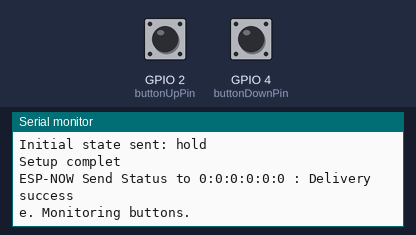
Bench run of a sketch on a simulated ESP32. On the bench: the last lines printed to the serial monitor. The inputs (shaded band) are chosen by the test bench; at power-on: GPIO 2 (buttonUpPin) HIGH, GPIO 4 (buttonDownPin) HIGH.

Above: at 1.2 s.
1.3 s: GPIO 2 (buttonUpPin) pulled LOW for 0.15 s
At 2.1 s:
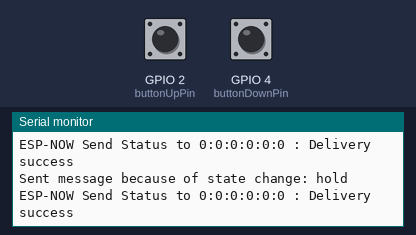
3.0 s: GPIO 4 (buttonDownPin) pulled LOW for 0.15 s
At 3.2 s:
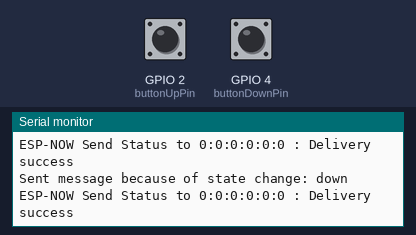

The sketch:

ESP32_controller.ino
```cpp
#include <esp_now.h>
#include <WiFi.h>

//gateway address configuration
uint8_t gatewayAddress[] = {0x1C, 0x69, 0x20, 0xCC, 0xD5, 0xBC};

//esp32 button pins
const int buttonUpPin = 2;
const int buttonDownPin = 4;

esp_now_peer_info_t peerInfo;

int lastRawButtonUpState = HIGH;
int lastRawButtonDownState = HIGH;
int currentDebouncedButtonUpState = HIGH;
int currentDebouncedButtonDownState = HIGH;

String lastMessageActuallySent = "";
unsigned long lastDebounceTimeUp = 0;
unsigned long lastDebounceTimeDown = 0;
unsigned long debounceDelay = 50;

void OnDataSent(const uint8_t *mac_addr, esp_now_send_status_t status) {
  Serial.print("\r\nESP-NOW Send Status to ");
  for (int i = 0; i < 6; i++) {
    Serial.print(mac_addr[i], HEX);
    if (i < 5) Serial.print(":");
  }
  Serial.print(" : ");
  if (status == ESP_NOW_SEND_SUCCESS) {
    Serial.println("Delivery success");
  } else {
    Serial.println("Delivery fail");
  }
}

void setup() {
  Serial.begin(115200);
  while (!Serial) {
    delay(10);
  }
  Serial.println("\nESP32 ESP-NOW Button Sender");

  WiFi.mode(WIFI_STA);
  Serial.print("This ESP32 (Sender) MAC Address: ");
  Serial.println(WiFi.macAddress());

  if (esp_now_init() != ESP_OK) {
    Serial.println("Error initializing ESP-NOW");
    while (1) delay(1000);
  }
  Serial.println("ESP-NOW Initialized.");

  esp_now_register_send_cb(OnDataSent);

  memcpy(peerInfo.peer_addr, gatewayAddress, 6);
  peerInfo.channel = 0;
  peerInfo.encrypt = false;

  if (esp_now_add_peer(&peerInfo) != ESP_OK) {
    Serial.println("Failed to add peer");
    while (1) delay(1000);
  }
  Serial.println("Peer (Gateway) Added.");

  pinMode(buttonUpPin, INPUT_PULLUP);
  pinMode(buttonDownPin, INPUT_PULLUP);

  lastRawButtonUpState = digitalRead(buttonUpPin);
  lastRawButtonDownState = digitalRead(buttonDownPin);
  currentDebouncedButtonUpState = lastRawButtonUpState;
  currentDebouncedButtonDownState = lastRawButtonDownState;

  if (currentDebouncedButtonUpState == LOW) {
    lastMessageActuallySent = "up";
  } else if (currentDebouncedButtonDownState == LOW) {
    lastMessageActuallySent = "down";
  } else {
    lastMessageActuallySent = "hold";
  }
  esp_err_t result = esp_now_send(gatewayAddress, (uint8_t *)lastMessageActuallySent.c_str(), lastMessageActuallySent.length());
  if (result == ESP_OK) {
    Serial.print("Initial state sent: ");
    Serial.println(lastMessageActuallySent);
  } else {
    Serial.print("Error sending initial state: ");
    Serial.println(lastMessageActuallySent);
  }


  Serial.println("Setup complete. Monitoring buttons.");
}

void loop() {
  int readingUp = digitalRead(buttonUpPin);

  if (readingUp != lastRawButtonUpState) {
    lastDebounceTimeUp = millis();
  }

  if ((millis() - lastDebounceTimeUp) > debounceDelay) {
    if (readingUp != currentDebouncedButtonUpState) {
      currentDebouncedButtonUpState = readingUp;
    }
  }
  lastRawButtonUpState = readingUp;

  int readingDown = digitalRead(buttonDownPin);

  if (readingDown != lastRawButtonDownState) {
    lastDebounceTimeDown = millis();
  }

  if ((millis() - lastDebounceTimeDown) > debounceDelay) {
    if (readingDown != currentDebouncedButtonDownState) {
      currentDebouncedButtonDownState = readingDown;
    }
  }
  lastRawButtonDownState = readingDown;

  String messageToSend = "";
  if (currentDebouncedButtonUpState == LOW) {
    messageToSend = "up";
  } else if (currentDebouncedButtonDownState == LOW) {
    messageToSend = "down";
  } else {
    messageToSend = "hold";
  }

  if (messageToSend != lastMessageActuallySent) {
    esp_err_t result = esp_now_send(gatewayAddress, (uint8_t *)messageToSend.c_str(), messageToSend.length());

    if (result == ESP_OK) {
      Serial.print("Sent message because of state change: ");
      Serial.println(messageToSend);
      lastMessageActuallySent = messageToSend;
    } else {
      Serial.print("Error sending message '");
      Serial.print(messageToSend);
      Serial.print("'. ESP-NOW Error Code: ");
      Serial.println(result);
    }
  }
  delay(20);
}
```

Measured:
- after the input at 1.3 s, the serial monitor: prints a new line after 0.06 s (image 1)
- after the input at 3.0 s, the serial monitor: prints a new line after 0.07 s (image 2)
